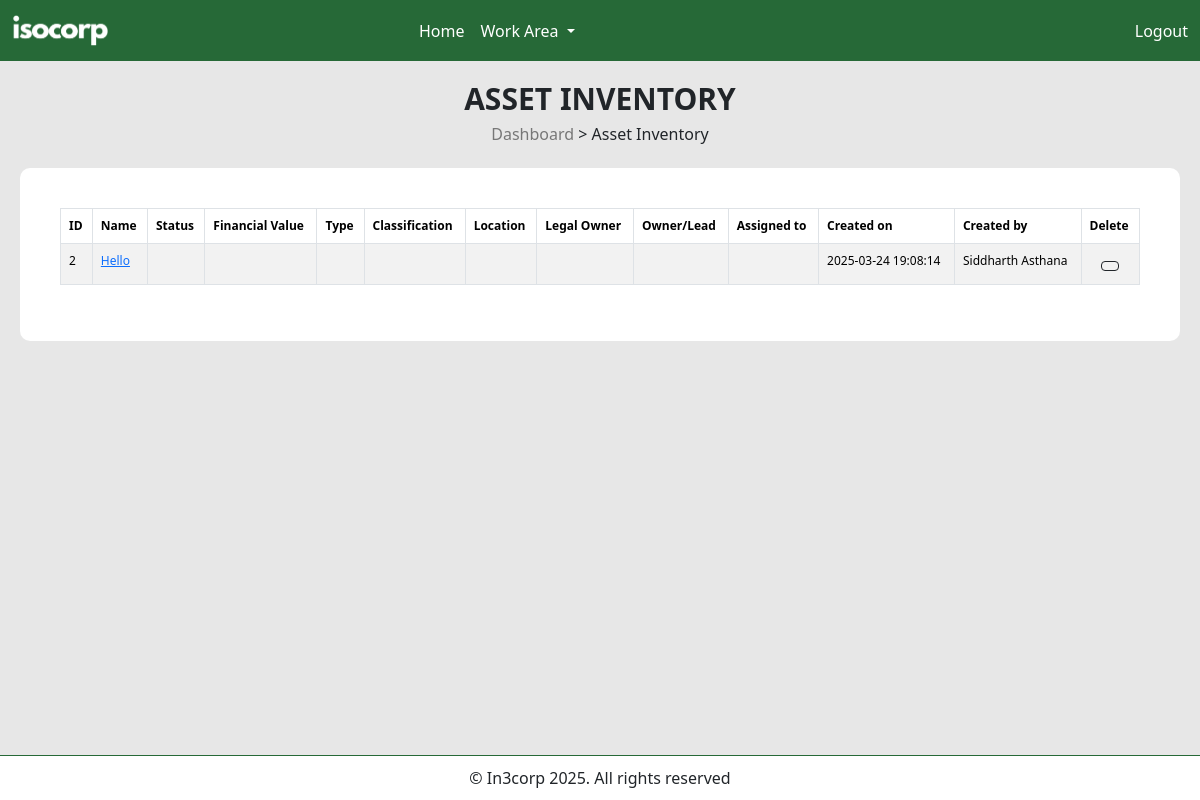
Screenshot of /asset-inventory.php with the database file from the repository.
### tables this page shows
CREATE TABLE `asset` (
  `asset_id` int(11) NOT NULL,
  `asset_name` varchar(255) DEFAULT NULL,
  `asset_note` blob,
  `asset_status` varchar(100) DEFAULT NULL,
  `asset_value` varchar(100) DEFAULT NULL,
  `asset_type` varchar(100) DEFAULT NULL,
  `asset_classification` varchar(100) DEFAULT NULL,
  `asset_location` varchar(100) DEFAULT NULL,
  `asset_owner_legal` varchar(100) DEFAULT NULL,
  `asset_owner` varchar(100) DEFAULT NULL,
  `asset_details_status` varchar(11) DEFAULT NULL,
  `asset_form_status` varchar(11) DEFAULT NULL,
  `asset_assigned_to` varchar(100) DEFAULT NULL,
  `asset_created_date` datetime DEFAULT CURRENT_TIMESTAMP,
  `asset_created_by` varchar(100) DEFAULT NULL
);

### asset-inventory.php (the view, shortened to what this page needs)
<?php
include 'includes/header.php';
include 'includes/navbar.php';
include 'includes/connection.php';
?>
<div class="dashboard-container">
    <div class="screen-name-container">
        <h1>ASSET INVENTORY</h1>
        <h2><a href="dashboard.php">Dashboard</a> > Asset Inventory</h2>
    </div>
    <?php
    $fetch = "SELECT * FROM asset";
    $fetch_r = mysqli_query($connection, $fetch);
    $count = mysqli_num_rows($fetch_r);
    if ($count > 0) {
    ?>
        <div class="table-responsive table-container mt-3">
            <table class="table table-bordered table-striped">
                <thead>
                    <tr>
                        <th class="asset-table-heading" style="font-weight: 600 !important; font-size: 12px !important;" scope="col">ID</th>
                        <th class="asset-table-heading" style="font-weight: 600 !important; font-size: 12px !important;" scope="col">Name</th>
                        <th class="asset-table-heading" style="font-weight: 600 !important; font-size: 12px !important;" scope="col">Status</th>
                        <th class="asset-table-heading" style="font-weight: 600 !important; font-size: 12px !important;" scope="col">Financial Value</th>
                        <th class="asset-table-heading" style="font-weight: 600 !important; font-size: 12px !important;" scope="col">Type</th>
                        <th class="asset-table-heading" style="font-weight: 600 !important; font-size: 12px !important;" scope="col">Classification</th>
                        <th class="asset-table-heading" style="font-weight: 600 !important; font-size: 12px !important;" scope="col">Location</th>
                        <th class="asset-table-heading" style="font-weight: 600 !important; font-size: 12px !important;" scope="col">Legal Owner</th>
                        <th class="asset-table-heading" style="font-weight: 600 !important; font-size: 12px !important;" scope="col">Owner/Lead</th>
                        <th class="asset-table-heading" style="font-weight: 600 !important; font-size: 12px !important;" scope="col">Assigned to </th>
                        <th class="asset-table-heading" style="font-weight: 600 !important; font-size: 12px !important;" scope="col">Created on</th>
                        <th class="asset-table-heading" style="font-weight: 600 !important; font-size: 12px !important;" scope="col">Created by</th>
                        <th class="asset-table-heading" style="font-weight: 600 !important; font-size: 12px !important;" scope="col">Delete</th>
                    </tr>
                </thead>
                <tbody>
                    <?php
                    while ($row = mysqli_fetch_assoc($fetch_r)) {
                        $asset_id = $row['asset_id'];
                        $asset_name = $row['asset_name'];
                        $asset_status = $row['asset_status'];
                        $asset_value = $row['asset_value'];
                        $asset_type = $row['asset_type'];
                        $asset_classification = $row['asset_classification'];
                        $asset_location = $row['asset_location'];
                        $asset_owner_legal = $row['asset_owner_legal'];
                        $asset_owner = $row['asset_owner'];
                        $asset_assigned_to = $row['asset_assigned_to'];
                        $asset_created_date = $row['asset_created_date'];
                        $asset_created_by = $row['asset_created_by'];
                    ?>
                        <tr>
                            <th style="font-size: 12px !important;" class="asset-data" scope="row"><?php echo $asset_id ?></th>
                            <td class="asset-data">
                                <a href="asset-details.php?id=<?php echo $asset_id; ?>"><?php echo $asset_name; ?></a>
                            </td>
                            <td class="asset-data"><?php echo $asset_status ?></td>
                            <td class="asset-data"><?php echo $asset_value ?></td>
                            <td class="asset-data"><?php echo $asset_type ?></td>
                            <td class="asset-data"><?php echo $asset_classification ?></td>
                            <td class="asset-data"><?php echo $asset_location ?></td>
                            <td class="asset-data"><?php echo $asset_owner_legal ?></td>
                            <td class="asset-data"><?php echo $asset_owner ?></td>
                            <td class="asset-data"><?php echo $asset_assigned_to ?></td>
                            <td class="asset-data"><?php echo $asset_created_date ?></td>
                            <td class="asset-data"><?php echo $asset_created_by ?></td>
                            <td class="text-center">
                                <form action="" method="POST">
                                    <button type="submit" name="delete-asset" class="btn btn-sm btn-outline-dark">
                                    </button>
                                </form>
                            </td>
                        </tr>
                    <?php } ?>
                </tbody>
            </table>
        </div>
    <?php } else { ?>
        <div class="alert alert-danger mt-3 mb-3" role="alert">
            No item has been added!
        </div>
    <?php } ?>
</div>
<?php include 'includes/footer.php' ?>

### assets/styles.css (style rules this page uses)
body { background-color: #e7e7e7; }
.dashboard-container { padding: 20px; }
.screen-name-container { width: 100%; display: flex; justify-content: center; align-items: center; flex-direction: column; }
.screen-name-container h1 { font-size: 30px; font-weight: 700; }
.screen-name-container h2 { font-size: 16px; }
.screen-name-container a { font-size: 16px; text-decoration: none; color: #777; }
.clause-content td, th { font-size: 16px !important; font-weight: 500 !important; margin: 0; margin-bottom: 10px; }
.table-container { background-color: #fff; padding: 40px; border-radius: 10px; }
.asset-table-heading { font-size: 12px; font-weight: 500; }
.asset-data { font-size: 12px; }

### rows the page displays
asset: asset_id "2", asset_name "Hello", asset_created_date "2025-03-24 19:08:14", asset_created_by "Siddharth Asthana"
